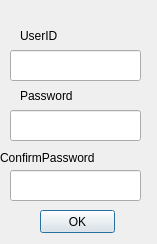
<?xml version="1.0" encoding="UTF-8"?>
<ui version="4.0">
 <class>reg</class>
 <widget class="QDialog" name="reg">
  <property name="geometry">
   <rect>
    <x>0</x>
    <y>0</y>
    <width>157</width>
    <height>244</height>
   </rect>
  </property>
  <property name="windowTitle">
   <string>Dialog</string>
  </property>
  <widget class="QPushButton" name="RegOKButton">
   <property name="geometry">
    <rect>
     <x>40</x>
     <y>210</y>
     <width>75</width>
     <height>23</height>
    </rect>
   </property>
   <property name="text">
    <string>OK</string>
   </property>
  </widget>
  <widget class="QLabel" name="label">
   <property name="geometry">
    <rect>
     <x>20</x>
     <y>30</y>
     <width>54</width>
     <height>12</height>
    </rect>
   </property>
   <property name="text">
    <string>UserID</string>
   </property>
  </widget>
  <widget class="QLabel" name="label_2">
   <property name="geometry">
    <rect>
     <x>20</x>
     <y>90</y>
     <width>54</width>
     <height>12</height>
    </rect>
   </property>
   <property name="text">
    <string>Password</string>
   </property>
  </widget>
  <widget class="QLabel" name="label_3">
   <property name="geometry">
    <rect>
     <x>0</x>
     <y>150</y>
     <width>101</width>
     <height>16</height>
    </rect>
   </property>
   <property name="text">
    <string>ConfirmPassword</string>
   </property>
  </widget>
  <widget class="QLineEdit" name="lineEdit">
   <property name="geometry">
    <rect>
     <x>10</x>
     <y>50</y>
     <width>131</width>
     <height>31</height>
    </rect>
   </property>
  </widget>
  <widget class="QLineEdit" name="lineEdit_2">
   <property name="geometry">
    <rect>
     <x>10</x>
     <y>110</y>
     <width>131</width>
     <height>31</height>
    </rect>
   </property>
   <property name="echoMode">
    <enum>QLineEdit::Password</enum>
   </property>
  </widget>
  <widget class="QLineEdit" name="lineEdit_3">
   <property name="geometry">
    <rect>
     <x>10</x>
     <y>170</y>
     <width>131</width>
     <height>31</height>
    </rect>
   </property>
   <property name="echoMode">
    <enum>QLineEdit::Password</enum>
   </property>
  </widget>
  <widget class="QLabel" name="label_4">
   <property name="geometry">
    <rect>
     <x>70</x>
     <y>30</y>
     <width>71</width>
     <height>20</height>
    </rect>
   </property>
   <property name="text">
    <string/>
   </property>
  </widget>
  <widget class="QLabel" name="label_5">
   <property name="geometry">
    <rect>
     <x>70</x>
     <y>90</y>
     <width>71</width>
     <height>20</height>
    </rect>
   </property>
   <property name="text">
    <string/>
   </property>
  </widget>
  <widget class="QLabel" name="label_6">
   <property name="geometry">
    <rect>
     <x>90</x>
     <y>150</y>
     <width>61</width>
     <height>20</height>
    </rect>
   </property>
   <property name="text">
    <string/>
   </property>
  </widget>
 </widget>
 <resources/>
 <connections/>
</ui>
